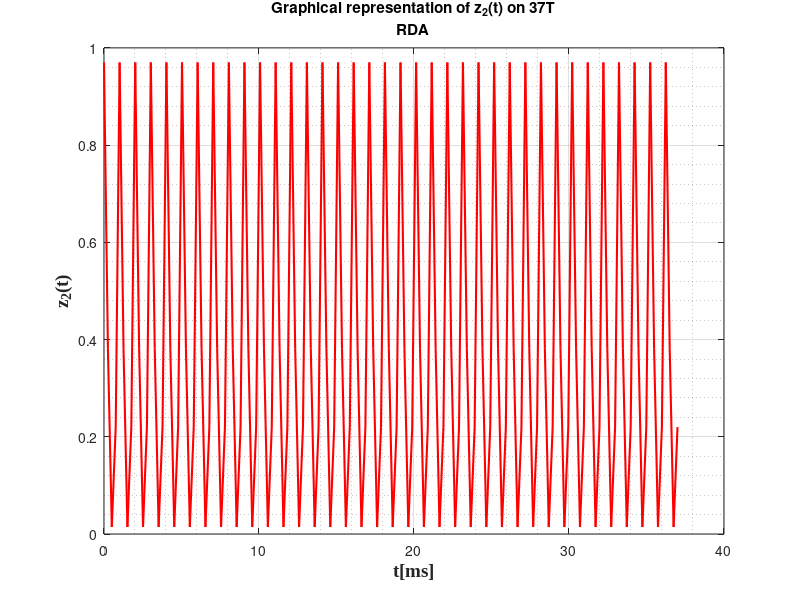

This chart was generated by the following MATLAB code:
%z2(t) 
T_2=1;
t = linspace(0,1,4);
x = 0.86*t.^2-2.05*t+0.97;
v = ones(1,37);
for i=1:37
   if mod(i,2) == 0
       v(i)=-v(i);
   end
end
z2=x'*v;
z2=z2(:);
for i = 1:148
    if z2(i) < 0
        z2(i) = -z2(i);
    end
end
T2=linspace(0,37*T_2,(T_2+1)*37*2);
T2=T2(:);
plot(T2,z2,'r','LineWidth',1.5);
grid on;
grid minor;
xlabel('t[ms]', 'fontweight', 'bold', 'fontsize', 14, 'FontName', 'Times New Roman');
ylabel('z_{2}(t)','fontweight','bold','fontsize', 14, 'FontName', 'Times New Roman');
title({'Graphical representation of z_{2}(t) on 37T';'RDA'});
